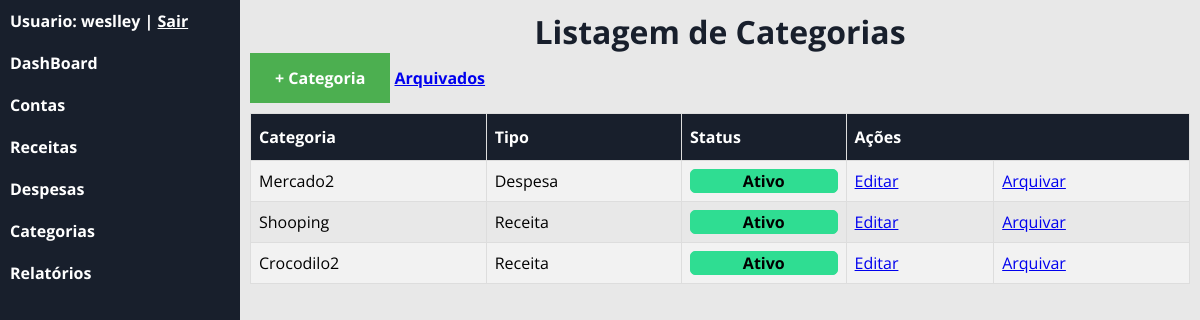
The page /?c=categorias (signed in) on the database as committed earlier.
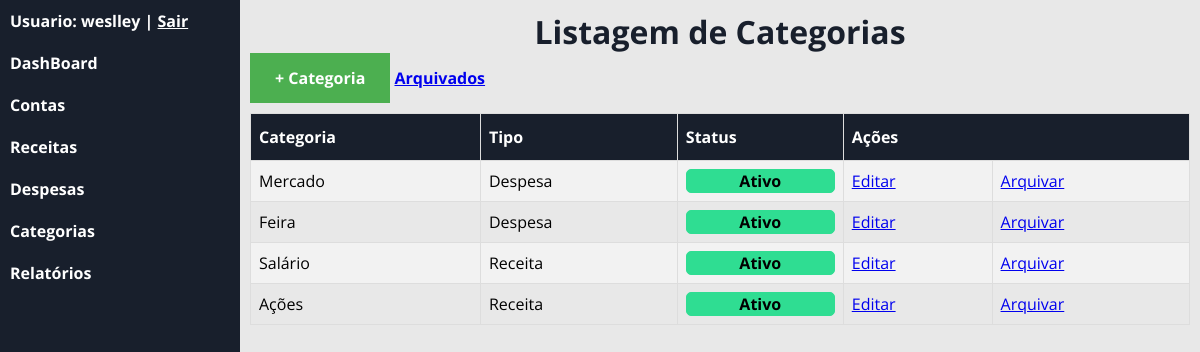
The same page on the database as committed later.
### tables this page shows
CREATE TABLE `categoria` (
  `id` int(11) NOT NULL,
  `nome` varchar(60) NOT NULL,
  `tipo` varchar(7) NOT NULL,
  `statusCat` tinyint(1) DEFAULT NULL,
  `idUsuario` int(11) DEFAULT NULL
);

### app/controller/Categorias.php (called while the page is built, shortened)
<?php
    class Categorias extends Controller
    {
        public function index()
        {
            try {
                $carRespository = new Repository('app\model\class\Categoria');
                $criteria = new Criteria;
                $criteria->add('idUsuario','=',Usuario::get('id'));
                if(isset($_GET['f'])&& $_GET['f'] =='arquivados')
                {
                    $criteria->add('statusCat','=','0');
                }
                else{
                    $criteria->add('statusCat','=','1');
                }
                $resultado = $carRespository->load($criteria);
            } catch (\Exception $e) {
                echo $e->getMessage();
                Transaction::rollback();
            }
            $this->view([
                'template/header',
                'categoria/listagem',
                'template/footer'
            ],[
                'usuario_logado' => Usuario::get('nome'),
                'catItens' => $resultado,
                'msg' => FlashMessage::get()
            ]);
        }
    }

### app/model/Repository.php (called while the page is built, shortened)
<?php
    final class Repository
    {
        private $activeRecord;
        public function __construct($class)
        {
            $this->activeRecord = $class;
        }
        public function load(Criteria|null $criteria = null)
        {
            $sql = "SELECT * FROM ".constant($this->activeRecord.'::TABLENAME');
            if($criteria)
            {
                $expressao = $criteria->dump();
                if($expressao)
                {
                    $sql .= " WHERE ".$expressao;
                }
            }
            if($conn = Transaction::get())
            {
                $result = $conn->query($sql);
                $results = array();
                if($result)
                {
                    while($row = $result->fetchObject($this->activeRecord))
                    {
                        $results[] = $row;
                    }
                    return $results;
                }
            }
            else
            {
                throw new \Exception('Não há transação ativa!');
            }
        }
    }

### app/model/Criteria.php (called while the page is built, shortened)
<?php
    class Criteria
    {
        private $filters;
        function __construct()
        {
            $this->filters = array();
        }
        public function add($variable,$compare_operator,$value,$logic_operator = 'and')
        {
            if(empty($this->filters))
            {
                $logic_operator = null;
            }
            $this->filters[] = [$variable,$compare_operator,$this->transform($value),$logic_operator];
        }
        public function transform($value)
        {
            if(is_array($value))
            {
                foreach($value as $x)
                {
                    if(is_integer($x)){
                        $foo[] = $x;
                    }
                    else if(is_string($x))
                    {
                        $foo[] = "'$x'";
                    }
                }
                $result = '('.implode(',',$foo).')';
            }
            else if(is_string($value))
            {
                $result = "'$value'";
            }
            return $result;
        }
        public function dump()
        {
            if(is_array($this->filters) and count($this->filters) > 0)
            {
                $result = '';
                foreach($this->filters as $filter)
                {
                    $result .= $filter[3].' '.$filter[0].' '.$filter[1].' '.$filter[2].' ';
                }
                $result = trim($result);
                return "({$result})";
            }
        }
    }

### app/model/Record.php (called while the page is built, shortened)
<?php
    abstract class Record
    {
        protected array $data;
        public function __set($prop,$value)
        {
           if(method_exists($this,'set_'.$prop))
           {
            call_user_func(array($this,'set_'.$prop),$value);
           }
           else
           {
               if($value == null)
               {
                   unset($this->data[$prop]);
               }
               else{
                   $this->data[$prop] = $value;
               }
           }
        }
        public function __get($prop)
        {
           if(method_exists($this,'get_'.$prop))
           {
            return call_user_func(array($this,'get_'.$prop));
           }
           else
           {
               if(isset($this->data[$prop]))
               {
                   return $this->data[$prop];
               }
           }
        }
    }

### app/view/categoria/listagem.php (the view, shortened to what the changed rows need)
<h1 id="titulo-categoria">Listagem de Categorias</h1>
<a href="./?c=categorias&m=inserir" id="btn-catInserir"><b>+ Categoria</b></a>
<a href="./?c=categorias&f=arquivados"><b>Arquivados</b></a>
<table id="customers">
  <tr>
    <th>Categoria</th>
    <th>Tipo</th>
    <th>Status</th>
    <th colspan="2">Ações</th>
  </tr>
  <?php
    if(isset($catItens) && count($catItens) > 0):
      foreach ($catItens as $categoria):
  ?>
  <tr>
    <td><?= $categoria->nome ?></td>
    <td><?= $categoria->tipo?></td>
    <td><?= $categoria->statusCat ? '<div class ="status_categoria_ativo">Ativo</div>' :'<div class ="status_categoria_arquivado">Arquivado</div>' ?></td>
    <?php if(isset($_GET['f'])&& $_GET['f'] =='arquivados'): ?>
      <td><a href="./?c=categorias&m=ativar&id=<?= $categoria->id ?>">Reativar</a></td>
    <?php else: ?>
      <td><a href="./?c=categorias&m=editar&id=<?= $categoria->id ?>">Editar</a></td>
      <td><a href="./?c=categorias&m=arquivar&id=<?= $categoria->id ?>">Arquivar</a></td>
    <?php endif; ?>
  </tr>
  <?php endforeach;?>
  <?php else:?>
    <tr>
    <td colspan="4" style="text-align: center;">Vazio!</td>
    </tr>
  <?php endif;?>
</table>

### app/controller/Controller.php (shortened to what the changed rows need)
<?php
    abstract class Controller
    {
        protected function view(array $templates,array $dados = array())
        {
            foreach($templates as $template)
            {
                require_once __DIR__."/../view/{$template}.php";
            }
        }
    }

### app/view/template/header.php (shortened to what the changed rows need)
<!DOCTYPE html>
<html lang="pt-br">
<head>
    <link rel="stylesheet" type="text/css" href="assets/css/style.css">
    <link rel="stylesheet" type="text/css" href="assets/css/dashboard.css">
    <link rel="stylesheet" href="https://cdnjs.cloudflare.com/ajax/libs/font-awesome/6.0.0-beta2/css/all.min.css">
</head>
<body>
    <div id="menu">
        <h4 id="logo-sistema">Usuario: <?= $usuario_logado ?> | <a href="./?c=deslogar" style="color: white;">Sair</a></h4>
        <ul>
            <li><a href="./?c=home">DashBoard</a></li>
            <li><a href="./?c=contas">Contas</a></li>
            <li><a href="./?c=receita">Receitas</a></li>
            <li><a href="./?c=despesa">Despesas</a></li>
            <li><a href="./?c=categorias">Categorias</a></li>
            <li><a href="#Relatórios">Relatórios</a></li>
        </ul>
    </div>
    <div id="conteudo">
        <div class="exemplo">

Rows that differ between the two databases and show on the page:
removed categoria: nome "Mercado2", tipo "Despesa", statusCat "Ativo"
no longer on this page (row edited): categoria: nome "Shooping", tipo "Receita", statusCat "Ativo"
no longer on this page (row edited): categoria: nome "Crocodilo2", tipo "Receita", statusCat "Ativo"
now on this page (row edited): categoria: nome "Mercado", tipo "Despesa", statusCat "Ativo"
now on this page (row edited): categoria: nome "Feira", tipo "Despesa", statusCat "Ativo"
now on this page (row edited): categoria: nome "Salário", tipo "Receita", statusCat "Ativo"
added categoria: nome "Ações", tipo "Receita", statusCat "Ativo"
